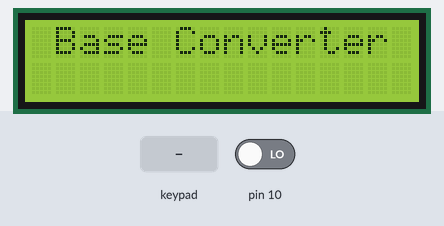
A sketch run on a simulated Arduino Uno, built with avr-gcc and run on an emulated ATmega328P. On the bench: 16×2 character LCD. Inputs (shaded band) come from the test bench; at power-on: pin 10 LOW.

Above: at 1.2 s.
1.3 s: pin 10 driven HIGH
At 2.6 s:
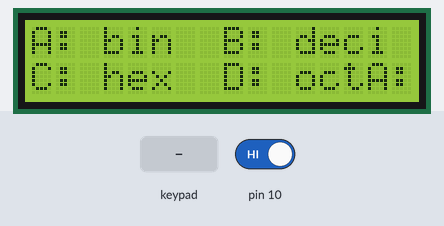
3.8 s: key 'A' pressed
At 6.5 s:
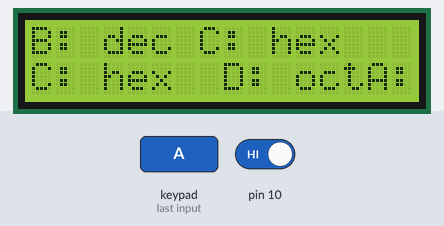
6.8 s: key 'B' pressed
At 9.5 s:
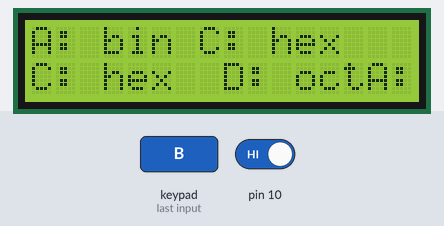
9.8 s: key 'C' pressed
At 12.5 s:
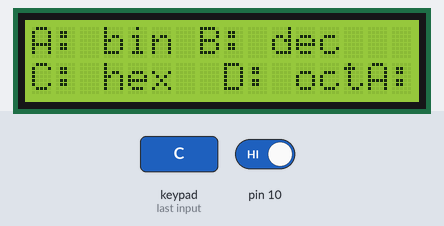
12.8 s: key 'D' pressed
At 14.1 s:
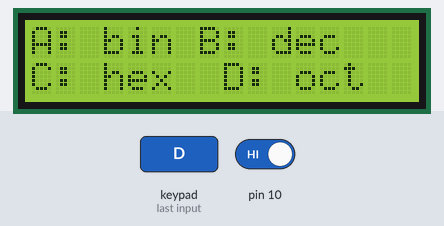
Timing chart, 0 to 15.8 s (numbered marks = the images above; inputs shaded):
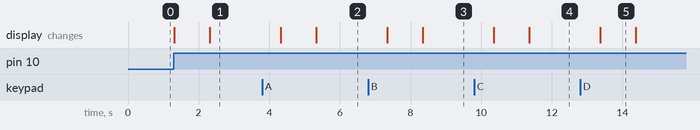

Measured:
- after the input at 1.3 s, the display: first changes at once (image 1 shows a later state)
- after the input at 3.8 s, the display: first changes after 0.52 s (image 2 shows a later state)
- after the input at 6.8 s, the display: first changes after 0.54 s (image 3 shows a later state)
- after the input at 9.8 s, the display: first changes after 0.56 s (image 4 shows a later state)
- after the input at 12.8 s, the display: first changes after 0.57 s (image 5 shows a later state)
- what the display in image 5 shows lasts 1.0 s, from 13.4 s to 14.4 s

The sketch:

CS_1_projects.ino
```cpp
#include <LiquidCrystal.h>  // LCD library
#include <Keypad.h>         // keypad library
//int enter = 10; // Pins for enter button
  //LCD setup code
const int rs = A0, e = A1, d4 = A2, d5 = A3, d6 = A4, d7 = A5;
LiquidCrystal lcd(rs, e, d4, d5, d6, d7);
  // 4x4 Keypad Code
const byte ROWS = 4; //four rows
const byte COLS = 4; //four columns
char keys[ROWS][COLS] = {     // think of it like x,y
  {'1', '2', '3', 'A'},
  {'4', '5', '6', 'B'},
  {'7', '8', '9', 'C'},
  {'F', '0', 'E', 'D'}
};
byte rowPins[ROWS] = {9,8,7,6};  // connect to the row pinouts
byte colPins[COLS] = {5,4,3,2};  // connect to the column
Keypad keypad = Keypad(makeKeymap(keys), rowPins, colPins, ROWS, COLS);
  // for enter key

void setup(){
  Serial.begin(9600);     //use serial monitor
  pinMode(10,INPUT);
  lcd.begin(16,2);
  lcd.setCursor(0,0);    // set cursor begind at (columns 1, rows 0)
  lcd.print(" Base Converter");
  lcd.setCursor(0,0);
}

void loop() {

      if (digitalRead(10) == HIGH ){
        lcd.print("A: bin  ");
        lcd.print("B: deci");
        lcd.setCursor(0,1);
        lcd.print("C: hex  ");
        lcd.print("D: oct");
        delay(1000);

       }

  char key = keypad.getKey();
      if (key == 'A'){
        lcd.clear();
        lcd.setCursor(0,0);
        lcd.print("B: dec ");
        lcd.print("C: hex  ");
        lcd.setCursor(0,1);
        lcd.print("D: oct  ");

        if ( key == 'B'){
          lcd.clear();
          lcd.setCursor(0,0);
          lcd.print("entaer your number B");
        }
        else if ( key == 'B'){
          lcd.print("enter your number C");
        }
        else if ( key == 'D'){
          lcd.print("enter your number D");
        }
      }

      else if (key == 'B'){
        lcd.clear();
        lcd.setCursor(0,0);
        lcd.print("A: bin ");
        lcd.print("C: hex  ");
        lcd.setCursor(0,1);
        lcd.print("D: oct  ");

      }
      else if (key == 'C'){
        lcd.clear();
        lcd.setCursor(0,0);
        lcd.print("A: bin ");
        lcd.print("B: dec  ");
        lcd.setCursor(0,1);
        lcd.print("D: oct  ");

      }
      else if (key == 'D'){
        lcd.clear();
        lcd.setCursor(0,0);
        lcd.print("A: bin ");
        lcd.print("B: dec  ");
        lcd.setCursor(0,1);
        lcd.print("C: oct  ");

      }
}
```
